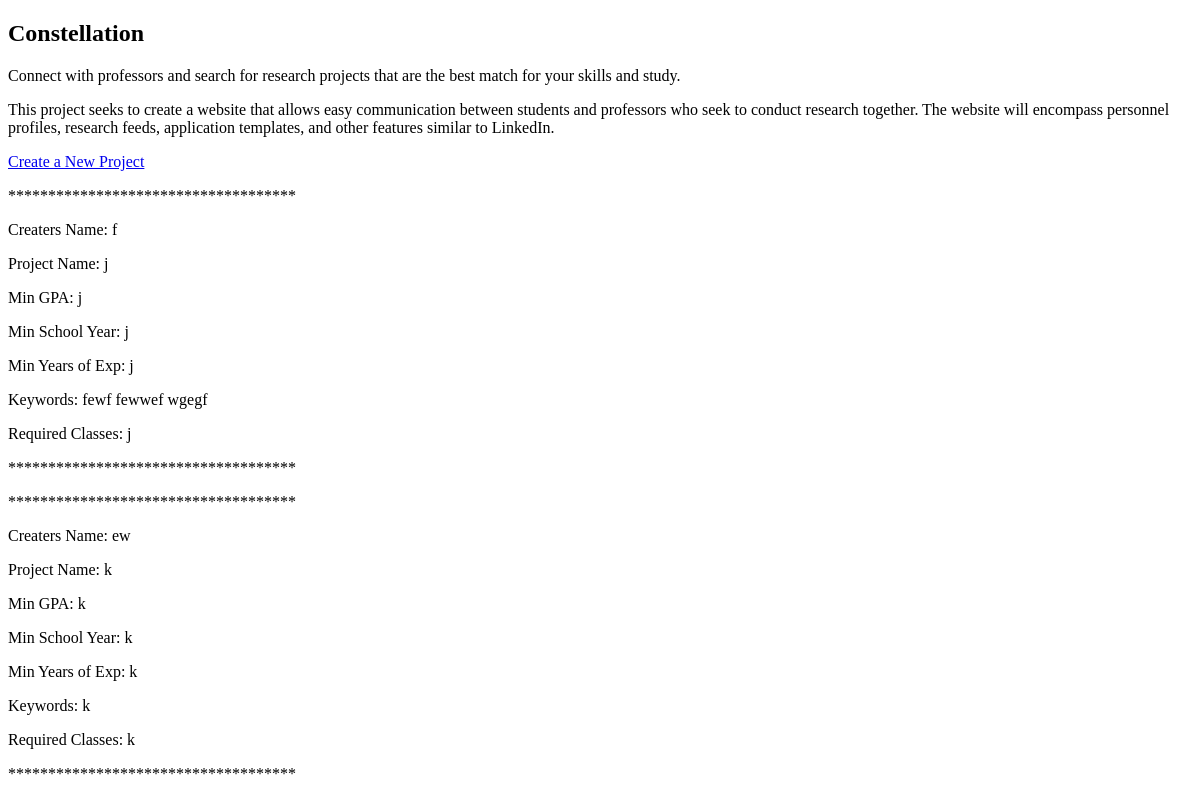
Page /home/ on the earlier database version.
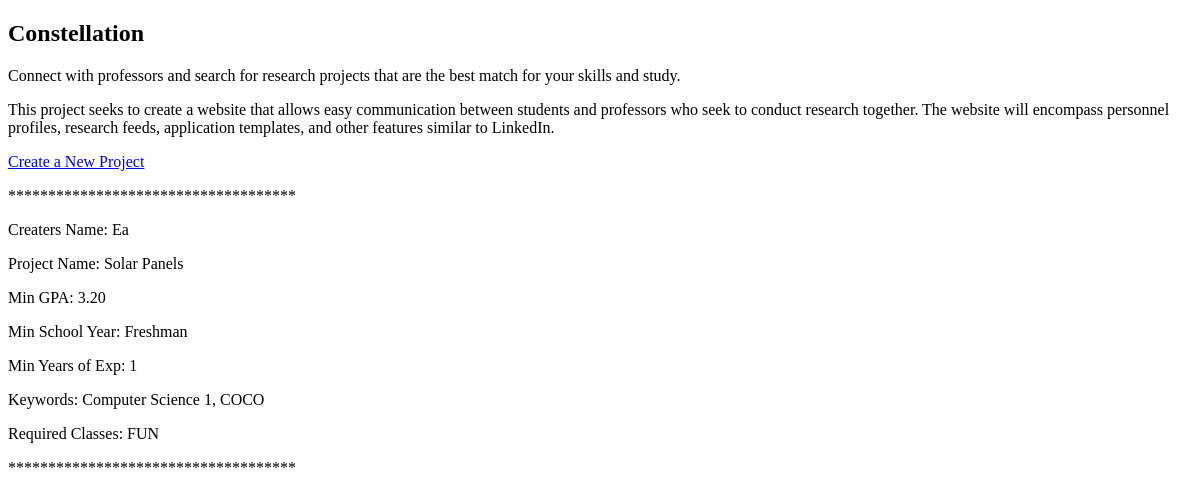
Same page on the later database version.
### home/models.py (models this page shows, shortened)
class Project(models.Model):
    name = models.CharField(max_length=20)
    project_name = models.CharField(max_length=40)
    min_gpa = models.CharField(max_length=4)
    min_year = models.CharField(max_length=12)
    min_exp = models.CharField(max_length=2)
    kwords = models.TextField()
    req_classes = models.TextField()

### home/views.py (the view)
# urls.py: path('', views.index, name='index'),
def index(request):
    projects = Project.objects.order_by('project_name')
    context = {'projects' : projects}
    return render(request, 'home/index.html', context)

### home/templates/home/index.html
<!DOCTYPE html>
<html lang="en">
<body>
<div>
<h2> Constellation </h2>
<p>
Connect with professors and search for research projects that are the best match for your skills and study.
</p>
<p>
This project seeks to create a website that allows easy communication between students and professors who seek to conduct research together. The website will encompass personnel profiles, research feeds, application templates, and other features similar to LinkedIn.
</p>
<div>
    <a type="button" class="btn btn-link" href="{% url 'new_prod' %}">Create a New Project</a>
</div>
{% for p in projects %}
<div>
	<p>************************************</p>
</div>
<div>
	<p>Creaters Name: {{ p.name }}</p>
</div>
<div>
	<p>Project Name: {{ p.project_name }}</p>
</div>
<div>
	<p>Min GPA: {{ p.min_gpa }}</p>
</div>
<div>
	<p>Min School Year: {{ p.min_year }}</p>
</div>
<div>
	<p>Min Years of Exp: {{ p.min_exp }}</p>
</div>
<div>
	<p>Keywords: {{ p.kwords }}</p>
</div>
<div>
	<p>Required Classes: {{ p.req_classes }}</p>
</div>
<div>
	<p>************************************</p>
</div>
{% endfor %}
</div>
</body>
</html>

Differences in the rows shown:
removed Project: name "f", project_name "j", min_gpa "j", min_year "j", min_exp "j", kwords "fewf fewwef wgegf", req_classes "j"
removed Project: name "ew", project_name "k", min_gpa "k", min_year "k", min_exp "k", kwords "k", req_classes "k"
added Project: name "Ea", project_name "Solar Panels", min_gpa "3.20", min_year "Freshman", min_exp "1", kwords "Computer Science 1, COCO", req_classes "FUN"
